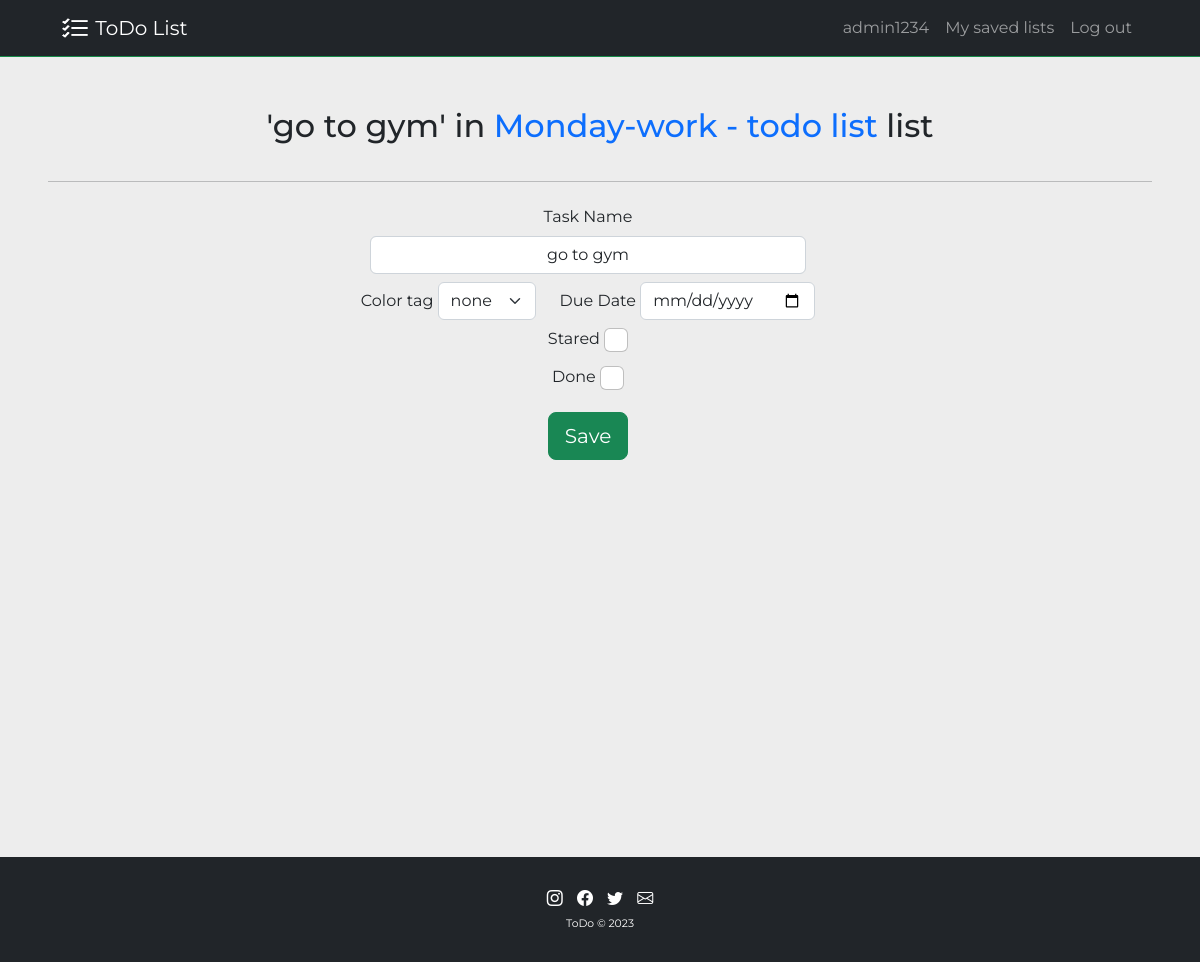
Page /edittask/list-1/task-2 (signed in) on the committed database.
### app_website/models.py (models this page shows, shortened)
class User(UserMixin, db.Model):
    __tablename__ = 'users'
    id = db.Column(db.Integer, primary_key=True)
    username = db.Column(db.String, unique=True, nullable=False)
    email = db.Column(db.String, unique=True, nullable=False)
    password = db.Column(db.String(500))
    todo_lists = relationship('ToDoList', back_populates = 'list_creator', cascade="all, delete")

class Task(db.Model):
    id = db.Column(db.Integer, primary_key=True)
    task_name = db.Column(db.String(250), nullable=False)
    color_tag = db.Column(db.String(100), nullable=False, server_default="none")
    due_date = db.Column(db.String(100), nullable=False, server_default="No due date")
    done = db.Column(db.Boolean, nullable=False, default=False)
    stared = db.Column(db.Boolean, nullable=False, default=False)
    tasks_todo_list = relationship('ToDoList', back_populates = 'tasks')
    todo_list_id = db.Column(db.Integer, db.ForeignKey("to_do_list.id"))

class ToDoList(db.Model):
    id = db.Column(db.Integer, primary_key=True)
    title = db.Column(db.String(250), nullable=False)
    date_created = db.Column(db.String(100), nullable=False)
    list_creator = relationship('User', back_populates = 'todo_lists')
    list_creator_id = db.Column(db.Integer, db.ForeignKey("users.id"))
    tasks = relationship('Task', back_populates = 'tasks_todo_list', cascade="all, delete")

### app_website/views.py (the view, shortened to what this page needs)
@app.route("/edittask/list-<int:list_id>/task-<int:task_id>", methods = ['GET','POST'])
@login_required
def edit_task(list_id: int, task_id: int) -> str:
    selected_todolist = db.get_or_404(ToDoList, list_id)
    if not selected_todolist.list_creator_id == current_user.id:
        return abort(401)
    selected_task = db.get_or_404(Task, task_id)
    if not selected_task.todo_list_id == selected_todolist.id:
        return abort(401)
    predefined_date = None
    if selected_task.due_date != 'No due date':
        predefined_date = datetime.strptime(selected_task.due_date, '%Y-%m-%d')
    form_edit_task = TaskEditForm(
        color_tag = selected_task.color_tag,
        done = selected_task.done,
        due_date = predefined_date,
        stared = selected_task.stared,
        task_name = selected_task.task_name,
    )
    return render_template(
    'edit_task.html',
    current_year = current_year,
    current_task = selected_task,
    current_list = selected_todolist,
    form = form_edit_task,
    )

### app_website/forms.py
class TaskEditForm(FlaskForm):
    task_name = StringField(
        validators=[DataRequired(message="Task name is required"), Length(min=1,max=200)],
        render_kw={'placeholder':'task name', 'class':'form-control text-center'},
    )
    due_date = DateField(
        label='Due Date',
        validators=[Optional()],
        render_kw={'class':'date-input mt-2'},
    )
    stared = BooleanField(
        label='Stared',
        render_kw={"class":"form-check-input font-size-checkbox-task mt-2"},
    )
    color_tag = SelectField(
        label='Color tag',
        choices=[
            "none", "red", "green",
        ],
        validators=[DataRequired(message="Color tag option is required")],
        render_kw={"class":"form-select color-tag-input mt-2"},
    )
    done = BooleanField(
        label='Done',
        render_kw={"class":"form-check-input font-size-checkbox-task mt-2"},
    )
    submit = SubmitField(
        "Save",
        render_kw = {"class":"btn btn-lg btn-success"},
    )

### app_website/models.py (called while the page is built)
@login_manager.user_loader
def load_user(user_id) -> User | None:
    return db.session.execute(db.select(User).filter_by(id=int(user_id))).scalar()

### app_website/templates/edit_task.html (shortened to what this page needs)
{% extends 'base.html' %}
{% block content %}
<div class="container-fluid text-center px-5">
   <div class="row">
      <div class="col">
         <h2 class="add-margin-round-20">'{{current_task.task_name}}' in
            <a class="text-decoration-none" href="{{url_for('detail_list', list_id=current_list.id)}}">{{current_list.title}}</a>
            list
         </h2>
      </div>
   </div>
   <hr>
   <form method="POST">
      <div class="row">
         <div class="row justify-content-center">
            <div class="col-md-6 col-lg-5 col-xxl-4">
                {{ form.task_name.label(class_='col-form-label') }}
                 {{ form.task_name }}
             </div>
         </div>
         <div class="row justify-content-center">
            <div class="col-auto">
               {{ form.color_tag.label(class_='col-form-label') }}
               {{ form.color_tag }}
            </div>
            <div class="col-auto">
               {{ form.due_date.label(class_='col-form-label') }}
               {{ form.due_date }}
           </div>
         </div>
         <div class="row justify-content-center">
            <div class="col-auto">
               {{ form.stared.label(class_='col-form-label') }}
                {{ form.stared }}
            </div>
         </div>
         <div class="row justify-content-center">
            <div class="col-md-6 col-lg-5 col-xxl-4">
               {{ form.done.label(class_='col-form-label') }}
                {{ form.done }}
            </div>
         </div>
         <div class="row justify-content-center">
          <div class="col py-3">
               {{form.submit}}
          </div>
         </div>
      </div>
  </form>
</div>
{% endblock %}

### app_website/templates/includes/navbar.html (shortened to what this page needs)
<nav class="navbar navbar-expand-lg navbar-dark bg-dark">
    <div class="container-fluid header-top-padding">
        <a class="navbar-brand" href="{{ url_for('index') }}">
            <img src="{{ url_for('static', filename='assets/todo-list.png') }}" alt="Logo" width="30" height="24" class="d-inline-block align-text-top logo-image">
            ToDo List
        </a>
        <div class="collapse navbar-collapse" id="navbarCollapsedContent">
            <ul class="navbar-nav ms-auto mb-2 mb-lg-0">
                {% if current_user.is_authenticated %}
                    <li class="nav-item">
                        <a class="nav-link" aria-current="page" href="#">{{ current_user.username }}</a>
                    </li>
                    <li class="nav-item">
                        <a class="nav-link" aria-current="page" href="{{ url_for('mylists') }}">My saved lists</a>
                    </li>
                    <li class="nav-item">
                        <a class="nav-link" aria-current="page" href="{{ url_for('logout') }}">Log out</a>
                    </li>
                {% else %}
                    <li class="nav-item">
                        <a class="nav-link" aria-current="page" href="{{ url_for('login') }}">Log in</a>
                    </li>
                {% endif %}
            </ul>
        </div>
    </div>
</nav>

### app_website/static/css/styles.css (style rules this page uses)
:root { --bs-white: #fff; --bs-grey: #868681; --bs-grey-background: #ededed; --bs-green-background: #C9FEC6; --bs-red-background: #FBACAB; --bs-green: #1eb760; --bs-red: #fb3e51; }
body { font-family:'Montserrat', sans-serif; }
.logo-image { filter: brightness(0) invert(1); }
.header-top-padding { padding: 0 5%; }
.add-margin-round-20 { margin: 20px; }
.font-size-checkbox-task { font-size: 1.5rem; }
.date-input { display: inline-block; width: auto; padding: 0.375rem 0.75rem 0.375rem 0.75rem; border-radius: 0.375rem; color: #212529; background-color: #fff; border: 1px solid #ced4da; box-shadow: inherit; transition: border-color .15s ease-in-out,box-shadow .15s ease-in-out; }
.color-tag-input { display: inline-block; width: auto; }

### rows in the picture
User: username "admin1234"
Task: task_name "go to gym", color_tag "none"
ToDoList: title "Monday-work - todo list"

### other values in the picture
{{ current_year }} "2023"
